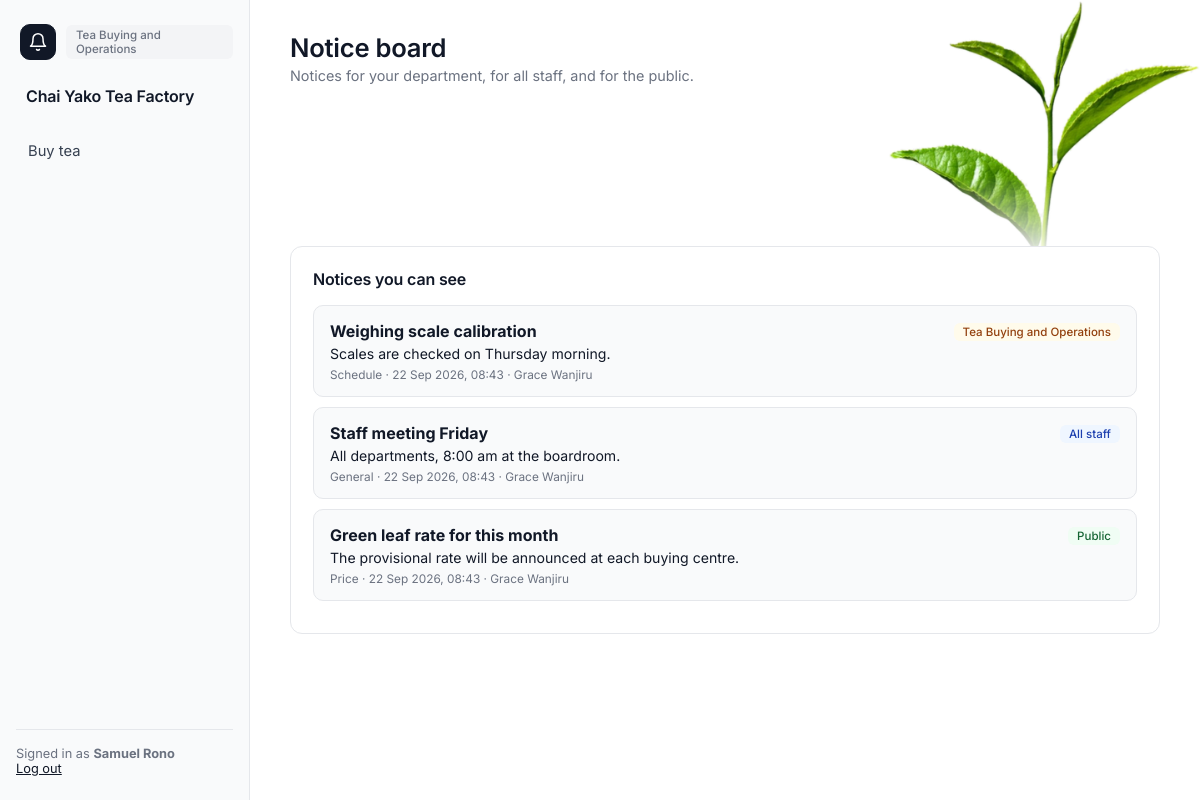
The page /notices/ (signed in) on the database its author committed.
### app/models.py (models this page shows)
class Department(db.Model):
    __tablename__ = "departments"
    id = db.Column(db.Integer, primary_key=True)
    name = db.Column(db.String(100), unique=True, nullable=False)
    description = db.Column(db.String(255))
    status = db.Column(db.String(20), nullable=False, default="ACTIVE")
    created_at = db.Column(db.DateTime, nullable=False, default=utcnow)
    updated_at = db.Column(db.DateTime, nullable=False, default=utcnow, onupdate=utcnow)
    employees = db.relationship("Employee", back_populates="department")

class Employee(db.Model):
    __tablename__ = "employees"
    id = db.Column(db.Integer, primary_key=True)
    employee_number = db.Column(db.String(30), unique=True, nullable=False)
    first_name = db.Column(db.String(80), nullable=False)
    last_name = db.Column(db.String(80), nullable=False)
    phone = db.Column(db.String(30))
    email = db.Column(db.String(120))
    department_id = db.Column(db.Integer, db.ForeignKey("departments.id"), nullable=False, index=True)
    status = db.Column(db.String(20), nullable=False, default="ACTIVE")
    created_at = db.Column(db.DateTime, nullable=False, default=utcnow)
    updated_at = db.Column(db.DateTime, nullable=False, default=utcnow, onupdate=utcnow)
    department = db.relationship("Department", back_populates="employees")
    roles = db.relationship("Role", secondary=employee_roles, back_populates="employees")
    user = db.relationship("User", back_populates="employee", uselist=False)
    @property
    def full_name(self):
        return f"{self.first_name} {self.last_name}"

class Notice(db.Model):
    __tablename__ = "notices"
    id = db.Column(db.Integer, primary_key=True)
    audience = db.Column(db.String(12), nullable=False, default="PUBLIC")
    department_id = db.Column(db.Integer, db.ForeignKey("departments.id"))
    buying_centre_id = db.Column(db.Integer, db.ForeignKey("buying_centres.id"))
    category = db.Column(db.String(20), nullable=False, default="general")
    title = db.Column(db.String(160), nullable=False)
    content = db.Column(db.Text, nullable=False)
    posted_by_id = db.Column(db.Integer, db.ForeignKey("employees.id"), nullable=False)
    is_active = db.Column(db.Boolean, nullable=False, default=True)
    expires_at = db.Column(db.DateTime)
    created_at = db.Column(db.DateTime, nullable=False, default=utcnow)
    department = db.relationship("Department")
    buying_centre = db.relationship("BuyingCentre")
    posted_by = db.relationship("Employee")
    __table_args__ = (
        db.CheckConstraint("audience IN ('PUBLIC','STAFF','DEPARTMENT')", name="ck_notice_audience"),
        db.CheckConstraint("audience <> 'DEPARTMENT' OR department_id IS NOT NULL", name="ck_notice_department"),
        db.Index("ix_notice_audience_created", "audience", "created_at"),
    )

### app/notices.py (the view)
@notices_bp.route("/")
@login_required
def board():
    can_post = has_permission(current_user, "POST_NOTICE")
    can_publish = has_permission(current_user, "PUBLISH_NOTICE")
    show_all = can_publish and request.args.get("all") == "1"
    if can_publish:
        departments = Department.query.order_by(Department.name).all()
    elif can_post:
        departments = [current_user.employee.department]
    else:
        departments = []
    return render_template(
        "notices/board.html",
        notices=all_live_notices() if show_all else visible_notices(current_user),
        show_all=show_all, can_post=can_post, can_publish=can_publish,
        departments=departments, centres=active_centres(), categories=rules.NOTICE_CATEGORIES,
    )

### app/analytics.py (called while the page is built)
def active_centres():
    return BuyingCentre.query.filter_by(status="ACTIVE").order_by(BuyingCentre.name).all()

### app/models.py (called while the page is built)
    @property
    def is_active(self):
        return self.status == "ACTIVE" and self.employee.status == "ACTIVE"

    @property
    def full_name(self):
        return self.employee.full_name

    @property
    def department(self):
        return self.employee.department

### app/navigation.py (called while the page is built)
def home_endpoint(user):
    for permission, endpoint in _HOME:
        if has_permission(user, permission):
            return endpoint
    return "notices.board"          # an account with no working role still gets somewhere

def nav_items(user):
    allowed = [(endpoint, label) for endpoint, label, rule in _NAV
               if rule(lambda name: has_permission(user, name))]
    home = home_endpoint(user)
    allowed.sort(key=lambda item: item[0] != home)      # stable: only the home item moves up
    return allowed

def home_url(user):
    return url_for(home_endpoint(user))

### app/permissions.py (called while the page is built)
def role_permission_names(user):
    cache = g.setdefault("_role_permissions", {})
    if user.id not in cache:
        cache[user.id] = {
            permission.name
            for role in user.employee.roles if role.status == "ACTIVE"
            for permission in role.permissions
        }
    return cache[user.id]

def active_delegations(user):
    cache = g.setdefault("_active_delegations", {})
    if user.id not in cache:
        now = utcnow()
        rows = Delegation.query.filter_by(delegate_employee_id=user.employee_id, status="ACTIVE").all()
        cache[user.id] = [
            d for d in rows
            if delegation_is_active(d.status, d.start_at, d.expires_at, d.withdrawn_at, now)
        ]
    return cache[user.id]

def permission_source(user, name):
    if user is None or not getattr(user, "is_authenticated", False):
        return None
    if name in role_permission_names(user):
        return ("role", None)
    for delegation in active_delegations(user):
        if delegation.permission.name == name:
            return ("delegation", delegation.id)
    return None

def has_permission(user, name):
    return permission_source(user, name) is not None

### app/services.py (called while the page is built)
def _live_notices():
    return Notice.query.filter(
        Notice.is_active.is_(True),
        or_(Notice.expires_at.is_(None), Notice.expires_at > utcnow()),
    )

### app/timeutil.py (called while the page is built)
def utcnow():
    return datetime.now(timezone.utc).replace(tzinfo=None)

def to_eat(moment):
    return moment + EAT_OFFSET if moment else None

### app/templates/notices/board.html (shortened to what this page needs)
{% extends "layout/base.html" %}
{% block content %}
<div class="topbar">
  <div class="greeting"><h1>Notice board</h1><p>Notices for your department, for all staff, and for the public.</p></div>
</div>
<div class="grid-2">
  <div class="card" {% if not (can_post or can_publish) %}style="grid-column: 1 / -1;"{% endif %}>
    <div class="card-header"><h3>{{ 'Every live notice' if show_all else 'Notices you can see' }}</h3></div>
    {% if notices %}
      {% for n in notices %}
      <div class="note-card">
        <div class="row" style="justify-content:space-between;">
          <strong>{{ n.title }}</strong>
          <span>
            {% if n.audience == 'DEPARTMENT' %}<span class="tag tag-dept">{{ n.department.name }}</span>
            {% elif n.audience == 'STAFF' %}<span class="tag tag-staff">All staff</span>
            {% else %}<span class="tag tag-public">Public{% if n.buying_centre %} · {{ n.buying_centre.name }}{% endif %}</span>{% endif %}
          </span>
        </div>
        <p style="font-size:0.88rem; margin-top:4px;">{{ n.content }}</p>
        <div class="note-date">
          {{ n.category|capitalize }} · {{ n.created_at|eat }} · {{ n.posted_by.full_name }}{% if n.expires_at %} · until {{ n.expires_at|eat('%d %b') }}{% endif %}
        </div>
      </div>
      {% endfor %}
    {% else %}
      <p class="empty-state">No notices right now.</p>
    {% endif %}
  </div>
</div>
{% endblock %}

### app/templates/layout/base.html (shortened to what this page needs)
<!DOCTYPE html>
<html lang="en">
<head>
<link rel="stylesheet" href="{{ url_for('static', filename='css/style.css') }}">
</head>
<body>
<div class="app-shell">
  <img class="leaf-corner" src="{{ url_for('static', filename='img/tea-leaf.png') }}" alt="" aria-hidden="true">
  <aside class="sidebar factory" id="sidebar">
    <div class="sidebar-top">
      <a href="{{ url_for('notices.board') }}" class="bell {% if request.endpoint and request.endpoint.startswith('notices.') %}active{% endif %}" aria-label="Notices" title="Notices"><svg viewBox="0 0 24 24" fill="none" stroke="currentColor" stroke-width="1.8" stroke-linecap="round" stroke-linejoin="round" aria-hidden="true"><path d="M18 8A6 6 0 0 0 6 8c0 7-3 9-3 9h18s-3-2-3-9"/><path d="M13.7 21a2 2 0 0 1-3.4 0"/></svg></a>
      <span class="role-badge">{{ current_user.department.name }}</span>
    </div>
    <div class="brand">{{ factory_name }}</div>
    <nav class="sidebar-links">
      {% for endpoint, label in nav_items %}
        <a href="{{ url_for(endpoint) }}" class="nav-link {% if request.endpoint and request.endpoint.startswith(endpoint) %}active{% endif %}">{{ label }}</a>
      {% endfor %}
    </nav>
    <div class="sidebar-footer">
      Signed in as <strong>{{ current_user.full_name }}</strong><br>
      <a href="{{ url_for('auth.logout') }}">Log out</a>
    </div>
  </aside>
  <main class="main-area">
    {% block content %}{% endblock %}
  </main>
</div>
</body>
</html>

### app/static/css/style.css (style rules this page uses)
:root { --ink: #111827; --ink-2: #374151; --muted: #6b7280; --line: #e5e7eb; --line-strong: #d1d5db; --soft: #f9fafb; --hover: #f3f4f6; --danger: #b91c1c; --radius: 10px; --card-radius: 12px; --focus-ring: 0 0 0 3px rgba(17, 24, 39, 0.08); --leaf-w: clamp(260px, 26vw, 400px); }
* { box-sizing: border-box; }
body { margin: 0; font-family: Inter, system-ui, -apple-system, "Segoe UI", Roboto, sans-serif; background: #fff; color: var(--ink); min-height: 100vh; -webkit-font-smoothing: antialiased; }
a { text-decoration: none; color: inherit; }
h1, h2, h3, h4 { margin: 0; font-weight: 600; letter-spacing: -0.01em; }
p { margin: 0; }
.app-shell { display: grid; grid-template-columns: 250px 1fr; min-height: 100vh; position: relative; }
.leaf-corner { position: absolute; top: 0; right: 0; z-index: 0; width: var(--leaf-w); height: auto; pointer-events: none; user-select: none; -webkit-mask-image: linear-gradient(to bottom, #000 50%, transparent 74%); mask-image: linear-gradient(to bottom, #000 50%, transparent 74%); }
.sidebar { background: var(--soft); border-right: 1px solid var(--line); color: var(--ink-2); padding: 24px 16px; display: flex; flex-direction: column; gap: 6px; position: sticky; top: 0; height: 100vh; overflow-y: auto; }
.sidebar-links { display: flex; flex-direction: column; gap: 2px; overflow-y: auto; flex: 1; min-height: 0; }
.brand { padding: 4px 10px 20px; font-size: 1rem; font-weight: 600; color: var(--ink); letter-spacing: -0.01em; }
.nav-link { display: block; padding: 10px 12px; border-radius: var(--radius); color: var(--ink-2); font-size: 0.92rem; transition: background .15s, color .15s; }
.sidebar-top { display: flex; align-items: center; gap: 10px; padding: 0 0 16px 4px; }
.role-badge { display: inline-block; font-size: 0.72rem; font-weight: 500; color: var(--muted); padding: 3px 10px; border-radius: 6px; background: var(--hover); }
.bell { display: inline-flex; align-items: center; justify-content: center; flex: none; width: 36px; height: 36px; border-radius: var(--radius); border: 1px solid var(--line-strong); background: #fff; color: var(--ink); transition: background .15s, color .15s; }
.bell.active { background: var(--ink); border-color: var(--ink); color: #fff; }
.bell svg { width: 20px; height: 20px; }
.sidebar-footer { margin-top: auto; padding-top: 16px; border-top: 1px solid var(--line); font-size: 0.8rem; color: var(--muted); }
.sidebar-footer a { color: var(--ink); text-decoration: underline; }
.main-area { padding: 32px 40px 64px; max-width: 1400px; position: relative; z-index: 1; }
.topbar { display: flex; justify-content: space-between; align-items: flex-start; flex-wrap: wrap; gap: 16px; margin-bottom: 28px; min-height: calc(var(--leaf-w) * 0.7 - 32px); padding-right: calc(var(--leaf-w) - 40px); }
.topbar .greeting h1 { font-size: 1.6rem; color: var(--ink); }
.topbar .greeting p { color: var(--muted); margin-top: 4px; font-size: 0.9rem; }
.card { background: #fff; border: 1px solid var(--line); border-radius: var(--card-radius); padding: 22px; }
.grid-2 { display: grid; grid-template-columns: 2fr 1fr; gap: 20px; margin-bottom: 20px; }
.card-header { display: flex; justify-content: space-between; align-items: center; margin-bottom: 16px; }
.card-header h3 { font-size: 1rem; color: var(--ink); }
.note-card { background: var(--soft); border: 1px solid var(--line); border-radius: var(--radius); padding: 14px 16px; margin-bottom: 10px; }
.note-card .note-date { font-size: 0.74rem; color: var(--muted); margin-top: 6px; }
.row { display: flex; gap: 8px; flex-wrap: wrap; align-items: center; }
.tag { display: inline-block; padding: 2px 9px; border-radius: 6px; font-size: 0.72rem; font-weight: 500; }
.tag-public { background: #f0fdf4; color: #166534; }
.tag-staff { background: #eff6ff; color: #1e40af; }
.tag-dept { background: #fffbeb; color: #92400e; }

### rows shown on the page
Department: department.name "Tea Buying and Operations"
Employee: full_name "Samuel Rono"
Notice: title "Weighing scale calibration", department.name "Tea Buying and Operations", content "Scales are checked on Thursday morning.", category "Schedule", created_at|eat "22 Sep 2026, 08:43", posted_by.full_name "Grace Wanjiru"
Notice: title "Staff meeting Friday", audience "All staff", content "All departments, 8:00 am at the boardroom.", category "General", created_at|eat "22 Sep 2026, 08:43", posted_by.full_name "Grace Wanjiru"
Notice: title "Green leaf rate for this month", audience "Public", content "The provisional rate will be announced at each buying centre.", category "Price", created_at|eat "22 Sep 2026, 08:43", posted_by.full_name "Grace Wanjiru"

### other values the page prints
{{ factory_name }} "Chai Yako Tea Factory"
{{ label }} "Buy tea"
{{ 'Every live notice' if show_all else 'Notices you can see' }} "Notices you can see"
